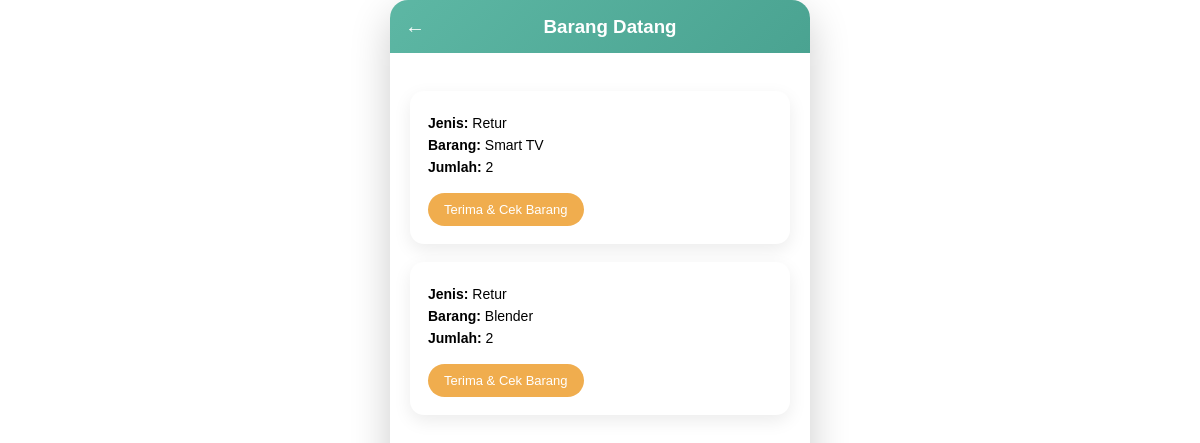
The page /Petugas_Gudang/barang_datang.php on the database its author committed.
### tables this page shows
CREATE TABLE `retur_barang` (
  `id_retur` int NOT NULL,
  `id_barang` int DEFAULT NULL,
  `nama_supplier` varchar(100) DEFAULT NULL,
  `jumlah` int DEFAULT NULL,
  `alasan` text,
  `foto` varchar(255) DEFAULT NULL,
  `tanggal` datetime DEFAULT NULL,
  `status` varchar(50) DEFAULT NULL,
  `kondisi_barang` varchar(50) DEFAULT NULL,
  `catatan` text
);

CREATE TABLE `produk` (
  `id` int NOT NULL,
  `nama_produk` varchar(100) NOT NULL,
  `harga` int NOT NULL,
  `stok` int NOT NULL DEFAULT '0',
  `created_at` datetime DEFAULT CURRENT_TIMESTAMP,
  `gambar` varchar(255) DEFAULT NULL,
  `stok_minimum` int DEFAULT NULL
);

### Petugas_Gudang/barang_datang.php (the view, shortened to what this page needs)
<?php
include "../config.php";
$retur = mysqli_query($conn,"
SELECT r.*, p.nama_produk
FROM retur_barang r
JOIN produk p ON r.id_barang = p.id
WHERE r.status='dikirim'
");
?>
<!DOCTYPE html>
<html lang="en">
<head>
    <link rel="stylesheet" href="style_petugas_gudang.css">
</head>
<body>
<div class="mobile-wrapper">
    <div class="header1">
        <a href="dashboard_petugas_gudang.php" class="back">←</a>
        <h3>Barang Datang</h3>
    </div>
    <br>
        <div class="menu">
            <?php while($r = mysqli_fetch_assoc($retur)){ ?>
            <div class="card">
                <p><strong>Jenis:</strong> Retur</p>
                <p><strong>Barang:</strong> <?= $r['nama_produk'] ?></p>
                <p><strong>Jumlah:</strong> <?= $r['jumlah'] ?></p>
                <a class="btn-proses"
                href="cek_barang.php?id=<?= $r['id_retur'] ?>&jenis=retur">
                Terima & Cek Barang
                </a>
            </div>
            <?php } ?>
        </div>
</div>
</body>
</html>

### Petugas_Gudang/style_petugas_gudang.css (style rules this page uses)
* { box-sizing:border-box; margin:0; padding:0; }
body { font-family: Arial, Helvetica, sans-serif; background: ccc; }
.mobile-wrapper { max-width:420px; margin:auto; background:white; min-height:100vh; position:relative; padding-bottom:80px; border-radius:18px; overflow:hidden; box-shadow:0 15px 40px rgba(0,0,0,0.2); }
.header1 { display:flex; align-items:center; padding:15px; background: linear-gradient(135deg,#5DB7A4,#4aa391); color:white; }
.header1 h3 { flex:1; text-align:center; }
.back { text-decoration:none; color:white; font-size:20px; }
.menu { padding:20px; }
.card { background:white; padding:18px; margin-bottom:18px; border-radius:14px; box-shadow:0 6px 18px rgba(0,0,0,0.08); transition:0.2s; }
.card p { margin:6px 0; font-size:14px; }
.btn-proses { display:inline-block; margin-top:12px; padding:9px 16px; background:#f0ad4e; color:white; text-decoration:none; border-radius:20px; font-size:13px; transition:0.2s; }

### rows shown on the page
retur_barang: produk.nama_produk "Smart TV", jumlah "2"
retur_barang: produk.nama_produk "Blender", jumlah "2"
